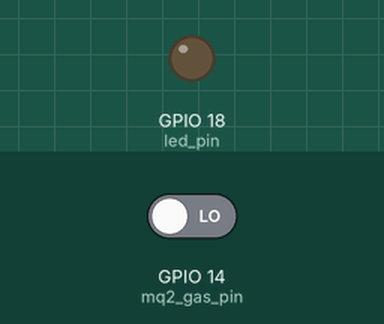
Simulated run of this program. Board: Raspberry Pi (BCM pin numbers). On the bench: output pins drawn as LEDs (lit = HIGH). The inputs (shaded band) are chosen by the test bench; at power-on: GPIO 14 (mq2_gas_pin) LOW.

Above: at 1.2 s.
1.3 s: GPIO 14 (mq2_gas_pin) driven HIGH
At 1.8 s:
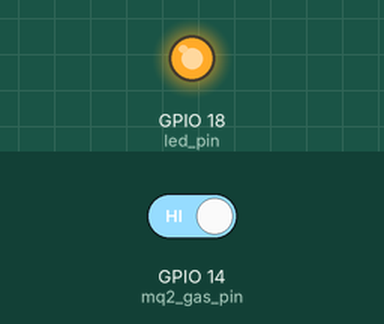
3.0 s: GPIO 14 (mq2_gas_pin) driven LOW
At 4.2 s:
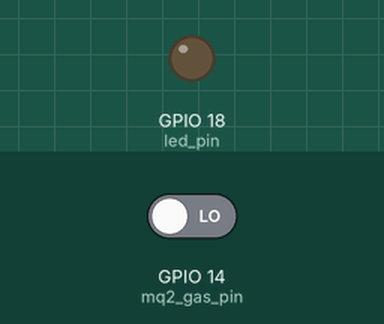
Timing chart, 0 to 6.0 s (numbered marks = the images above; inputs shaded):
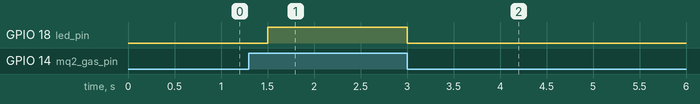

Measured:
- after the input at 1.3 s, GPIO 18 (led_pin): LOW → HIGH after 0.20 s
- after the input at 3.0 s, GPIO 18 (led_pin): HIGH → LOW at once

The program:

MQ2_sensor.py
```python
import RPi.GPIO as GPIO
import time

# Set up GPIO pins
GPIO.setmode(GPIO.BCM)
GPIO.setwarnings(False)

# MQ-2 sensor
mq2_gas_pin = 14  # Change this to the appropriate pin number
GPIO.setup(mq2_gas_pin, GPIO.IN)

# LED indicator
led_pin = 18  # Change this to the appropriate pin number
GPIO.setup(led_pin, GPIO.OUT)

try:
    while True:
        # Read MQ-2 sensor value
        mq2_gas_state = GPIO.input(mq2_gas_pin)

        # Check if MQ-2 sensor detects gas
        if mq2_gas_state:
            # Turn on LED indicator
            GPIO.output(led_pin, GPIO.HIGH)
        else:
            # Turn off LED indicator
            GPIO.output(led_pin, GPIO.LOW)

        # Wait for a short period before checking again
        time.sleep(0.5)

except KeyboardInterrupt:
    # Clean up GPIO pins
    GPIO.cleanup()
```
